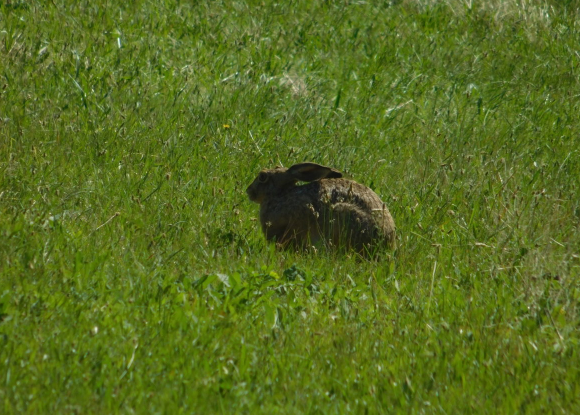
#> input picture analiza_i_przetwarzanie_obrazow/lab5/Zajac_kolor.jpg, 1160 x 830 px (shown at 1/2 size)
$ jupyter execute --allow-errors Lab5_zadanie.ipynb   (shell and % lines are left out)
#> lines starting #> are read from the running program, lines starting #| are printed output that depends on the picture
### Laboratorium 5 - zadania

Jeśli nie posiadasz jeszcze pakietu `skimage`, zainstaluj go poniższym poleceniem:

[cell 1]
import os

import cv2
import numpy as np
import matplotlib.pyplot as plt
from skimage.segmentation import mark_boundaries, slic
from skimage.util import img_as_float

#### Zadanie 1 (1.0 pkt | 1.0 pkt)

Dany jest obraz `hare`. Wykonaj dla niego segmentację przy użyciu algorytmu SLIC. Celem jest uzyskanie takich superpikseli, które zawierają tylko fragmenty zająca, lub tylko fragmenty trawy (a nie jedno i drugie naraz). Sprawdź zachowanie algorytmu dla różnej liczby superpikseli.

Zwróć uwagę, że wynikiem działania scikitowej implementacji SLIC (podobnie jak wielu innych algorytmów klasyfikacyjnych) jest obraz typu `np.int64` przyporządkowujący każdemu pikselowi obrazu wejściowego indeks superpiksela. Takiej reprezentacji oczekuje też funkcja `mark_boundaries`.

[cell 2]
hare = cv2.imread('Zajac_kolor.jpg')[..., ::-1]
plt.imshow(hare);

[cell 3]
image = img_as_float(cv2.cvtColor(hare, cv2.COLOR_BGR2RGB))
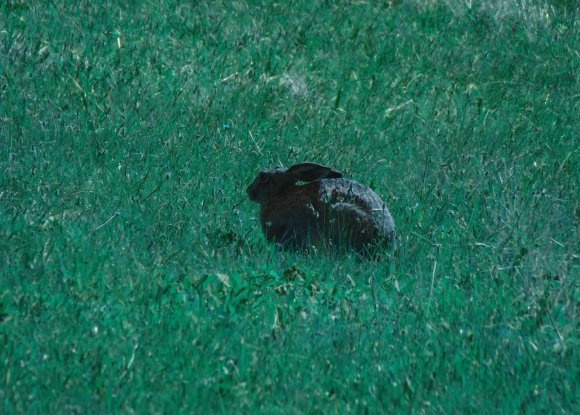
#> image: shape (830, 1160, 3) float64 (shown at 1/2 size); mean R, G, B 0.124, 0.421, 0.342

# Pętla po liczbie klastrów:
for numSegments in (100, 300, 600):

# Wywołanie algorytmu SLIC:
    segments = slic(image, n_segments = numSegments, sigma = 5, start_label = 0, compactness=15)

# prezentacja wyników:
    fig = plt.figure(figsize=(10, 10))
    ax = fig.add_subplot(1,1,1)
    img_tmp = mark_boundaries(hare, segments)
    ax.imshow(img_tmp)
    plt.axis("off")
#> this loop made 3 passes
#> pass 1, `segments = slic(image, n_segments = numSegments, sigma = 5, start_labe..`:
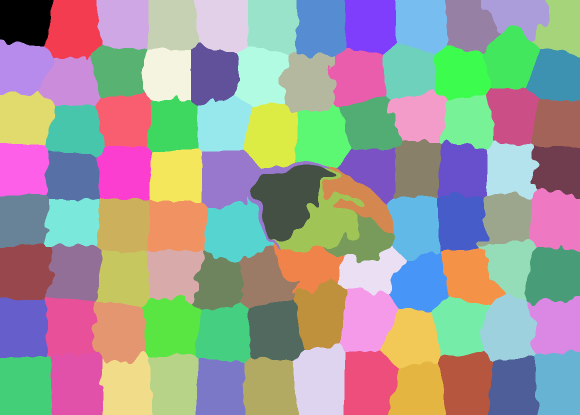
#> segments: shape (830, 1160) int64 (shown at 1/2 size); 95 distinct labels, from 0 to 94; one colour per label, 0 black
#> pass 1, `img_tmp = mark_boundaries(hare, segments)`:
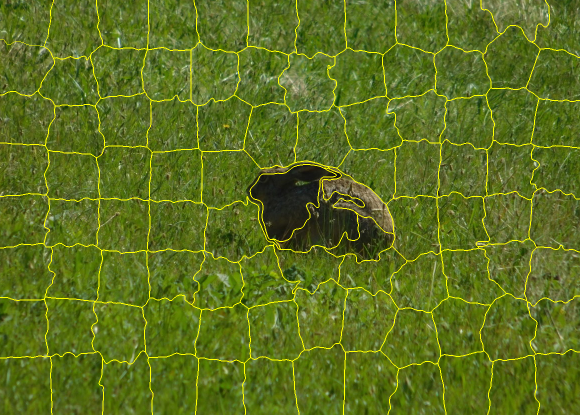
#> img_tmp: shape (830, 1160, 3) float64 (shown at 1/2 size); mean R, G, B 0.365, 0.442, 0.119
#> pass 2, `segments = slic(image, n_segments = numSegments, sigma = 5, start_labe..`:
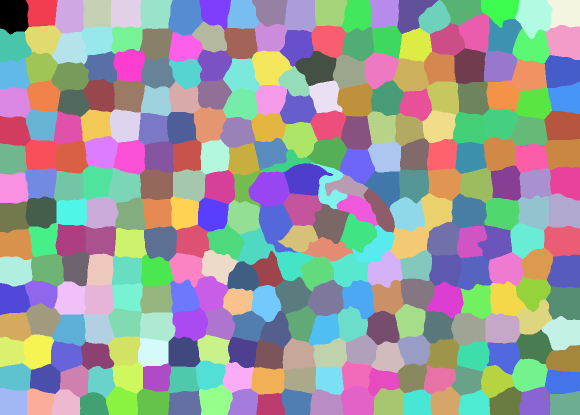
#> segments: shape (830, 1160) int64 (shown at 1/2 size); 299 distinct labels, from 0 to 298; one colour per label, 0 black
#> pass 2, `img_tmp = mark_boundaries(hare, segments)`:
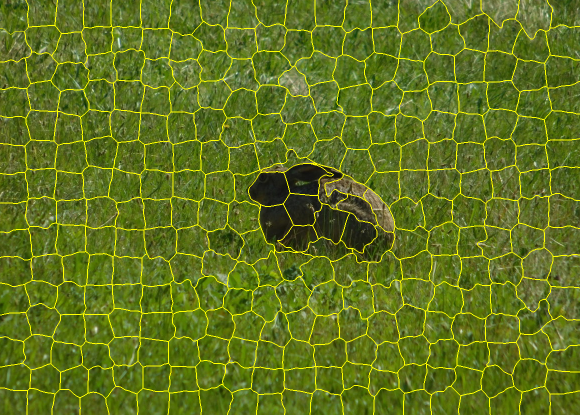
#> img_tmp: shape (830, 1160, 3) float64 (shown at 1/2 size); mean R, G, B 0.383, 0.457, 0.116
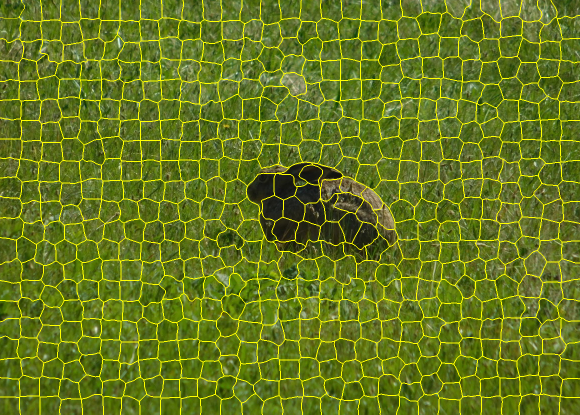
#> shown: shape (830, 1160, 3) float64 (shown at 1/2 size); mean R, G, B 0.4, 0.472, 0.113

#### Zadanie 2 (2.0 pkt | 1.0 pkt)

Wykonaj post-processing segmentacji SLIC by uzyskać dwa jednorodne obszary: jeden zawierający wyłącznie zająca, drugi zawierający wyłącznie trawę. Wykorzystaj dowolny algorytm klasteryzacji (np. `cv2.kmeans`) używając *cech* superpikseli uzyskanych w zadaniu 1 jako danych wejściowych. Najprostszymi cechami, którymi można opisać superpiksele, są np. średnie wartości składowych barwy (pikseli, z których składa się superpiksel) - od nich zacznij. Zawsze możesz rozszerzyć rozwiązanie o bardziej wyrafinowane pomysły, jeśli starczy czasu.
Zaprezentuj wyniki najlepiej za pomocą `mark_boundaries` albo po prostu wyświetlając maskę binarną.

---

NumPy pro-tip: aby uzyskać zbiór wszystkich pikseli obrazu o wartości np. 3 możesz użyć notacji: ```obraz==3```. Wynikiem jest macierz boolowska, której można używać jako selektor. Np. aby na obrazie `A` wyzerować wszystkie piksele, którym w obrazie `B` odpowiada wartość 5, możesz napisać: ```A[B==5] = 0```. Ten zapis jest **znacznie** szybszy niż manualne iterowanie po obrazach i sprawdzanie warunków if-ami.

Przykładowe użycie `cv2.kmeans` (więcej możesz poczytać np. [tutaj](https://opencv24-python-tutorials.readthedocs.io/en/latest/py_tutorials/py_ml/py_kmeans/py_kmeans_opencv/py_kmeans_opencv.html)):
```python
c, labels, centers = cv2.kmeans(
    data=data,  # np.ndarray typu float o wymiarach NxK gdzie N to liczba sampli (u nas: superpikseli), K - liczba cech
    K=2,        # oczekiwana liczba klastrów
    bestLabels=None,
    criteria=(cv2.TERM_CRITERIA_EPS, 10, 1.0),  # przykładowe kryteria stopu
    attempts=1, # liczba powtórzeń algorytmu
    flags=cv2.KMEANS_RANDOM_CENTERS  # sposób inicjalizacji klastrów
)
```

Funkcja ta zwraca krotkę, której najważniejszym komponentem jest ten drugi (tu: `labels`), tj. macierz o wymiarach Nx1, zawierająca indeks klastra przypisanego i-temu samplowi.

[cell 4]
from sklearn.preprocessing import StandardScaler

def convert_segments(img, segments):
    no_seg = np.max(segments)+1
    data_arr = np.zeros((no_seg, 3))
    for i in range(no_seg):
        filtered = img[segments==i]
        means = np.mean(filtered, axis=0)
        # varis = np.var(filtered, axis=0)
        data_arr[i][0:3] = means
        # data_arr[i][3:6] = varis
    return StandardScaler().fit_transform(data_arr)

[cell 5]
segments = slic(image, n_segments = 300, sigma = 4, start_label = 0, compactness=15)
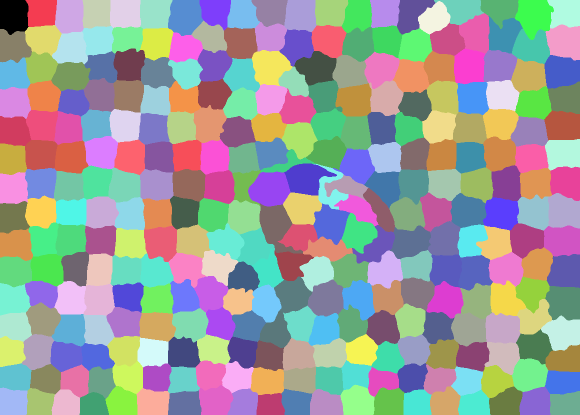
#> segments: shape (830, 1160) int64 (shown at 1/2 size); 299 distinct labels, from 0 to 298; one colour per label, 0 black
data = convert_segments(cv2.cvtColor(hare, cv2.COLOR_BGR2LAB), segments)
#> in convert_segments, `no_seg = np.max(segments)+1`: no_seg = 299
#> the loop in convert_segments, `for i in range(no_seg):` made 299 passes
#> means on passes 1 to 3: [99.61, 100.1, 134.1], [107.5, 101.1, 131.7], [108.2, 101.5, 131.9]
#> after the loop in convert_segments, `for i in range(no_seg):`: data_arr = 299 rows, first 8: [99.61, 100.1, 134.1], [107.5, 101.1, 131.7], [108.2, 101.5, 131.9], [102.8, 100.4, 132.9], [106.7, 99.2, 134.1], [115.1, 98.75, 134.3], [105.8, 99.56, 134.8], [110.9, 102, 132.6]
#> data = 299 rows, first 8: [-0.301, -0.0718, 0.442], [0.285, 0.146, -0.446], [0.338, 0.227, -0.369], [-0.0684, -0.00365, 0.00718], [0.225, -0.253, 0.438], [0.843, -0.347, 0.521], [0.157, -0.177, 0.705], [0.535, 0.333, -0.121]
#> (the rest of this cell did not finish here and is left out)

Możesz wykorzystać poniższy snippet by zredukować wynik segmentacji SLIC (`segments`) w oparciu o klasteryzację k-średnich (`labels`):

[cell 6]
fig = plt.figure(figsize=(10, 10))
ax = fig.add_subplot(1,1,1)
img_tmp = mark_boundaries(hare, segments)
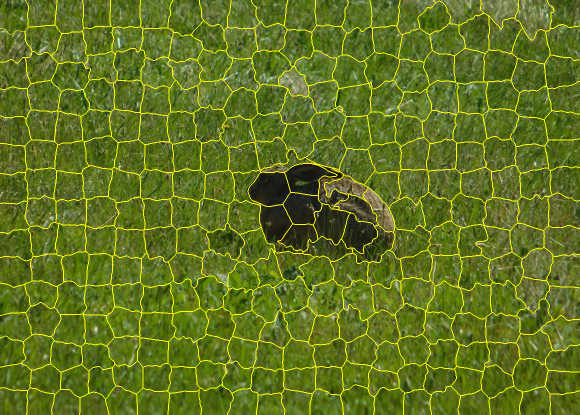
#> img_tmp: shape (830, 1160, 3) float64 (shown at 1/2 size); mean R, G, B 0.383, 0.458, 0.116
ax.imshow(img_tmp)
plt.axis("off")
#> Out = (-0.5, 1159.5, 829.5, -0.5)
